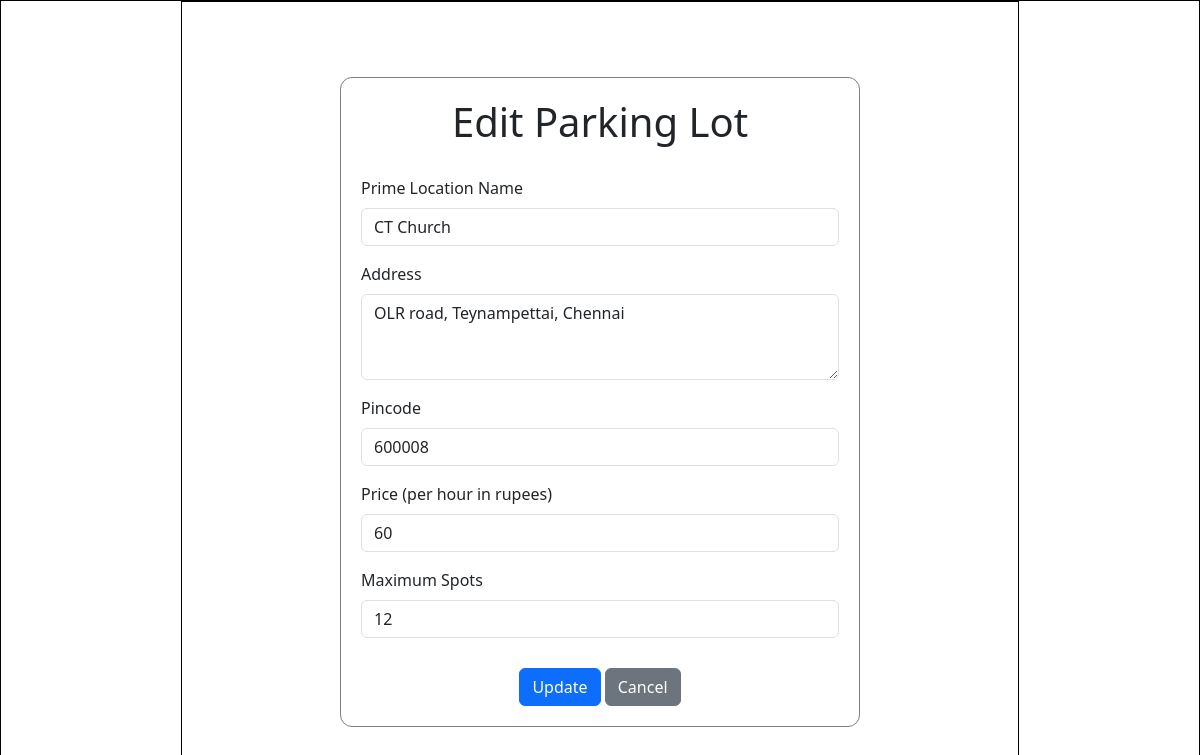
Page /edit_lot/3 (signed in) on the earlier database version.
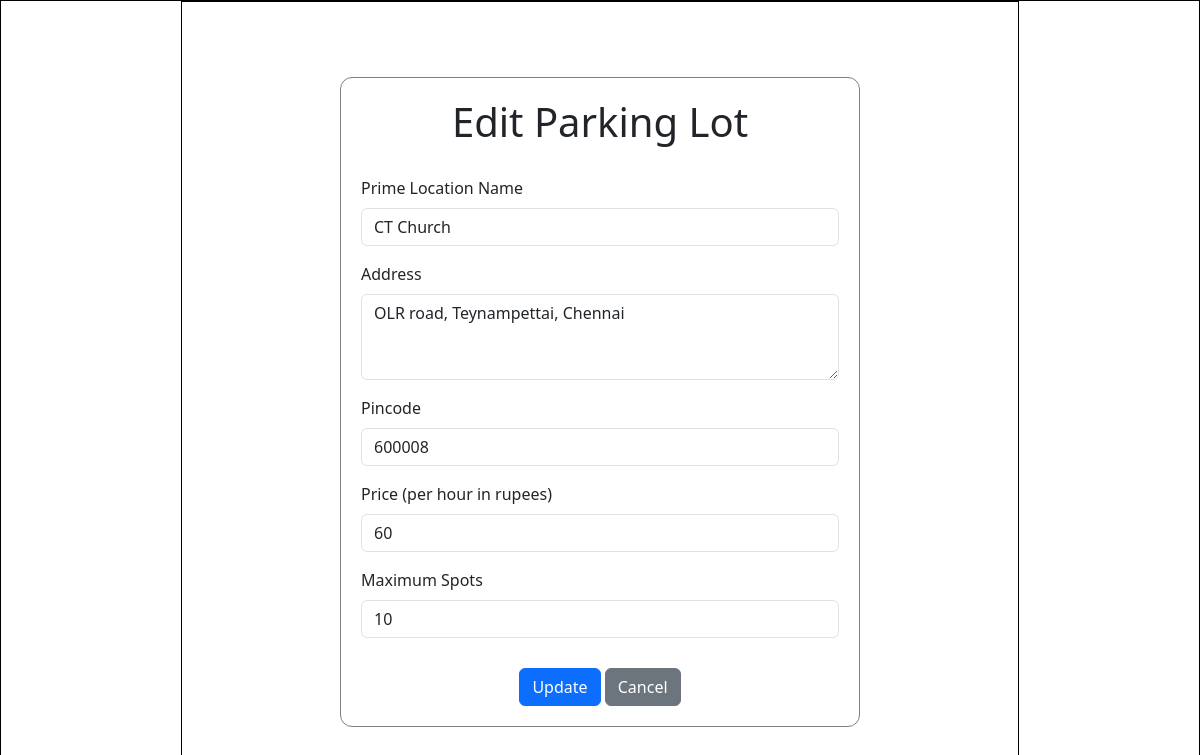
Same page on the later database version.
### controllers/models.py (models this page shows)
class ParkingLot(db.Model):
    id = db.Column(db.Integer, primary_key = True)
    prime_location_name = db.Column(db.String, nullable=False)
    price = db.Column(db.Integer, nullable=False)
    address = db.Column(db.String, nullable=False)
    pincode = db.Column(db.Integer,nullable = False)
    maximum_spots = db.Column(db.Integer, nullable=False)
    active = db.Column(db.Boolean, nullable=False, default=True)
    spots = db.relationship('ParkingSpot', backref='lot')

### controllers/controller.py (the view, shortened to what this page needs)
@app.route("/edit_lot/<int:lot_id>", methods=["GET", "POST"])
@login_required
def edit_lot(lot_id):
    this_lot = ParkingLot.query.filter_by(id=lot_id).first()
    return render_template("edit_lot.html",lot=this_lot)

### app.py (called while the page is built)
@login_manager.user_loader
def load_user(user_id):
    return User.query.get(int(user_id))

### templates/edit_lot.html (shortened to what this page needs)
<!DOCTYPE html>
<html lang="en">
<head>
    <link href="https://cdn.jsdelivr.net/npm/bootstrap@5.3.6/dist/css/bootstrap.min.css" rel="stylesheet"
>
    <link rel="stylesheet" href="../static/style.css">
</head>
<body>
    <div id="main">
        <div id="canvas">
            <div id="form-body" style="height: 650px; width: 520px; margin-top: 55px;">
                <h1 style="text-align: center; margin-bottom: 30px;">Edit Parking Lot</h1>
                <form action="{{ url_for('edit_lot', lot_id=lot.id) }}" method="post">
                    <div class="mb-3">
                        <label for="Input1" class="form-label">Prime Location Name</label>
                        <input type="text" class="form-control" id="Input1" value="{{lot.prime_location_name}} " name="location" required>
                    </div>
                    <div class="mb-3">
                        <label for="Input2" class="form-label">Address</label>
                        <textarea class="form-control" id="Input2" rows="3" name="address">{{ lot.address }}</textarea>
                    </div>
                    <div class="mb-3">
                        <label for="Input3" class="form-label">Pincode</label>
                        <input type="text" class="form-control" id="Input3" value="{{ lot.pincode }}" name="pincode">
                    </div>
                    <div class="mb-3">
                        <label for="Input4" class="form-label">Price (per hour in rupees)</label>
                        <input type="number" class="form-control" id="Input4" value="{{ lot.price }}" name="price">
                    </div>
                    <div class="mb-3">
                        <label for="Input5" class="form-label">Maximum Spots</label>
                        <input type="number" class="form-control" id="Input5" value="{{ lot.maximum_spots }}" name="max_spots">
                    </div>
                    <div style="text-align: center; margin-top: 30px;">
                        <input type="submit" class="btn btn-primary" value="Update">
                        <a href="/admin_dashboard" class="btn btn-secondary">Cancel</a>
                    </div>
                </form>
            </div>
        </div>
    </div>
</body>
</html>

Differences in the rows shown:
changed ParkingLot "CT Church": max_spots "12" → "10"
